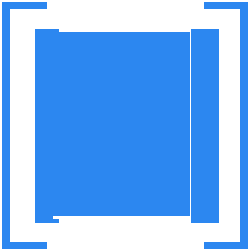
#> input picture homework_10/matrix.png, 250 x 250 px
$ jupyter execute --allow-errors Untitled.ipynb
#> lines starting #> are read from the running program, lines starting #| are printed output that depends on the picture
#> further down, img is the input picture: shape (250, 250, 3); mean B, G, R 245.6, 179.8, 122.8
[cell 1]
import cv2
import numpy as np
from random import random

def noise(img, prob):
#> called with prob = 0.5
    output = np.zeros(img.shape, np.uint8)
    h, w = img.shape[:2]
#> h = 250; w = 250
    for i in range(h):
        for j in range(w):
            rnd = random()
            prob = prob / 2.0
            inverse_prob = 1 - prob
            output[i, j] = 255 if rnd < prob else 0 if rnd > inverse_prob else img[i, j]
#> after the loop, prob = 0
    return output

img = cv2.imread('matrix.png')
noised = noise(img, 0.5)
s = cv2.imshow('Original | Noised', np.hstack((img, noised)))
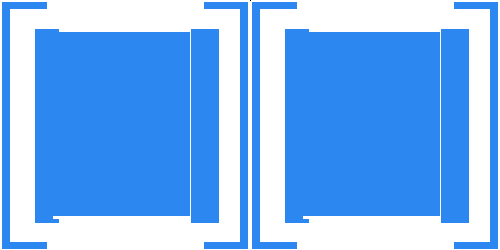
#> window 'Original | Noised': shape (250, 500, 3); mean B, G, R 245.6, 179.8, 122.8
#> (the rest of this cell did not finish here and is left out)
